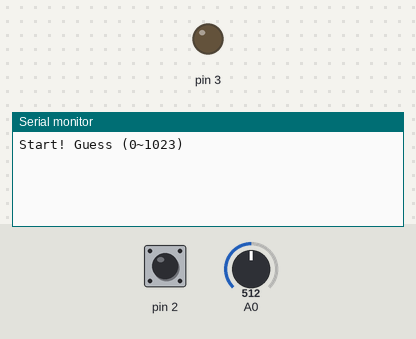
A sketch run on a simulated Arduino Uno, built with avr-gcc and run on an emulated ATmega328P. Parts: output pins drawn as LEDs (lit = HIGH), the last lines printed to the serial monitor. Inputs (shaded band) come from the test bench; at power-on: pin 2 LOW, A0 = 512. Random numbers use the default seed unless the sketch sets one.

Above: at 4.2 s.
4.3 s: pin 2 pulsed HIGH 2 times (0.12 s each, 0.3 s apart)
At 5.8 s:
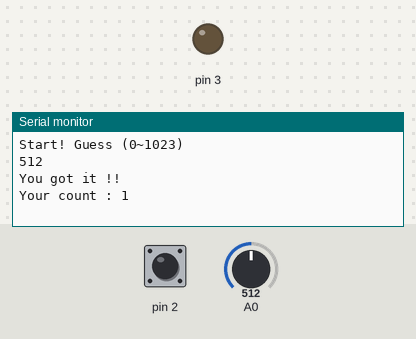
6.4 s: pin 2 pulsed HIGH 5 times (0.12 s each, 0.3 s apart)
At 9.0 s:
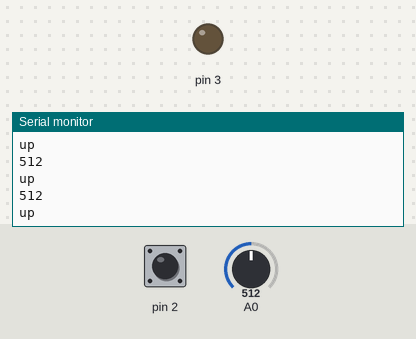

Measured:
- after the input at 4.3 s, the serial monitor: prints a new line after 0.12 s (image 1)
- after the input at 6.4 s, the serial monitor: prints a new line after 0.17 s (image 2)

The sketch:

up_down_4.ino
```cpp
int cnt = 0; // 스위치 누른횟수

void setup() {
  Serial.begin(9600);
  pinMode(3, OUTPUT);
  pinMode(2, INPUT);
  randomSeed(analogRead(5));
  delay(3000);
}

void loop() {
  int val = random(0, 1024); // val은 정답의 숫자
  cnt = 0;

  Serial.println("Start! Guess (0~1023)");
  Serial.println();

  while(1) {
    while (digitalRead(2) == LOW);
    int guess = guessNumber(); // num은 가변저항 값 (정답 추측값)

    if (guess > val) {
      Serial.println("down");
    } else if (guess < val) {
      Serial.println("up");
    } else {
      Serial.println("You got it !!");
      Serial.print("Your count : ");
      Serial.println(cnt);
      Serial.println();
      delay(2000);
      break;
    }
  }
}

/* 스위치를 한번 누를때, 가변저항값을 읽어서 반환하는 함수 */
int guessNumber() {
  if (digitalRead(2) == HIGH) {
    while (digitalRead(2) == HIGH);
    cnt++;
    int temp = analogRead(0);
    Serial.println(temp);
    delay(50);
    return temp;
  }

}
```
